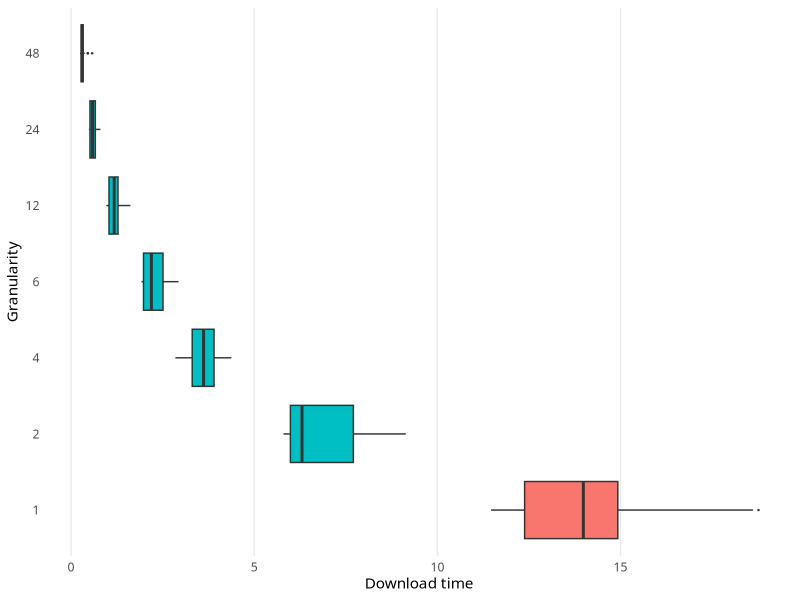

Recreate this plot in R.
library(ggplot2)
library(scales)
library(ggthemes)

boxplot_fill = "#00bfc4"
bar_fill = "darkblue"

# i want a plot with next specs:
#    in x axis: download_time
#    in y axis: different categories {1,2,4,6,12,24,48}
# i want a boxplot for each category with the download_time values

gran1 <- read.csv("plot/gran1.csv", header=TRUE, sep=",")
gran2 <- read.csv("plot/gran2.csv", header=TRUE, sep=",")
gran4 <- read.csv("plot/gran4.csv", header=TRUE, sep=",")
gran6 <- read.csv("plot/gran6.csv", header=TRUE, sep=",")
gran12 <- read.csv("plot/gran12.csv", header=TRUE, sep=",")
gran24 <- read.csv("plot/gran24.csv", header=TRUE, sep=",")
gran48 <- read.csv("plot/gran48.csv", header=TRUE, sep=",")

print(max(gran48$download_time))
print(max(gran1$download_time))

custom_transform <- function(x) {
  ifelse(x<0, x, 4.8*x)
}

custom_trans <- trans_new(name = "custom", transform = custom_transform, inverse = function(x) x)

ggplot() + scale_y_discrete(limits=c("1", "2", "4", "6", "12", "24", "48")) +
# i want a continuous x axis, with 0 value at center (left side limit -96, right side limit 20)
# is very important that 0 value is at center of x space in plot(notice that different steps are used for each side)
scale_x_continuous() +
  theme_minimal() + 
  geom_boxplot(data=gran1, aes(x=download_time, y="1"), fill="#f8766d", outlier.size = 0.2) +
geom_boxplot(data=gran2, aes(x=download_time, y="2"), fill=boxplot_fill) +
geom_boxplot(data=gran4, aes(x=download_time, y="4"), fill=boxplot_fill) +
geom_boxplot(data=gran6, aes(x=download_time, y="6"), fill=boxplot_fill)+
geom_boxplot(data=gran12, aes(x=download_time, y="12"), fill=boxplot_fill)+
geom_boxplot(data=gran24, aes(x=download_time, y="24"), fill=boxplot_fill)+
geom_boxplot(data=gran48, aes(x=download_time, y="48"), fill=boxplot_fill, outlier.size = 0.2) + 
  # for both horizontal sides, i want two labels: one at left side and other at right side
  ylab("Granularity")  + 
  xlab("Download time") + 
  theme(text = element_text(family = "Linux Libertine")) +
    # quit minor ticks in x axis
    theme(panel.grid.minor.x = element_blank(), panel.grid.major.y = element_blank()) 


